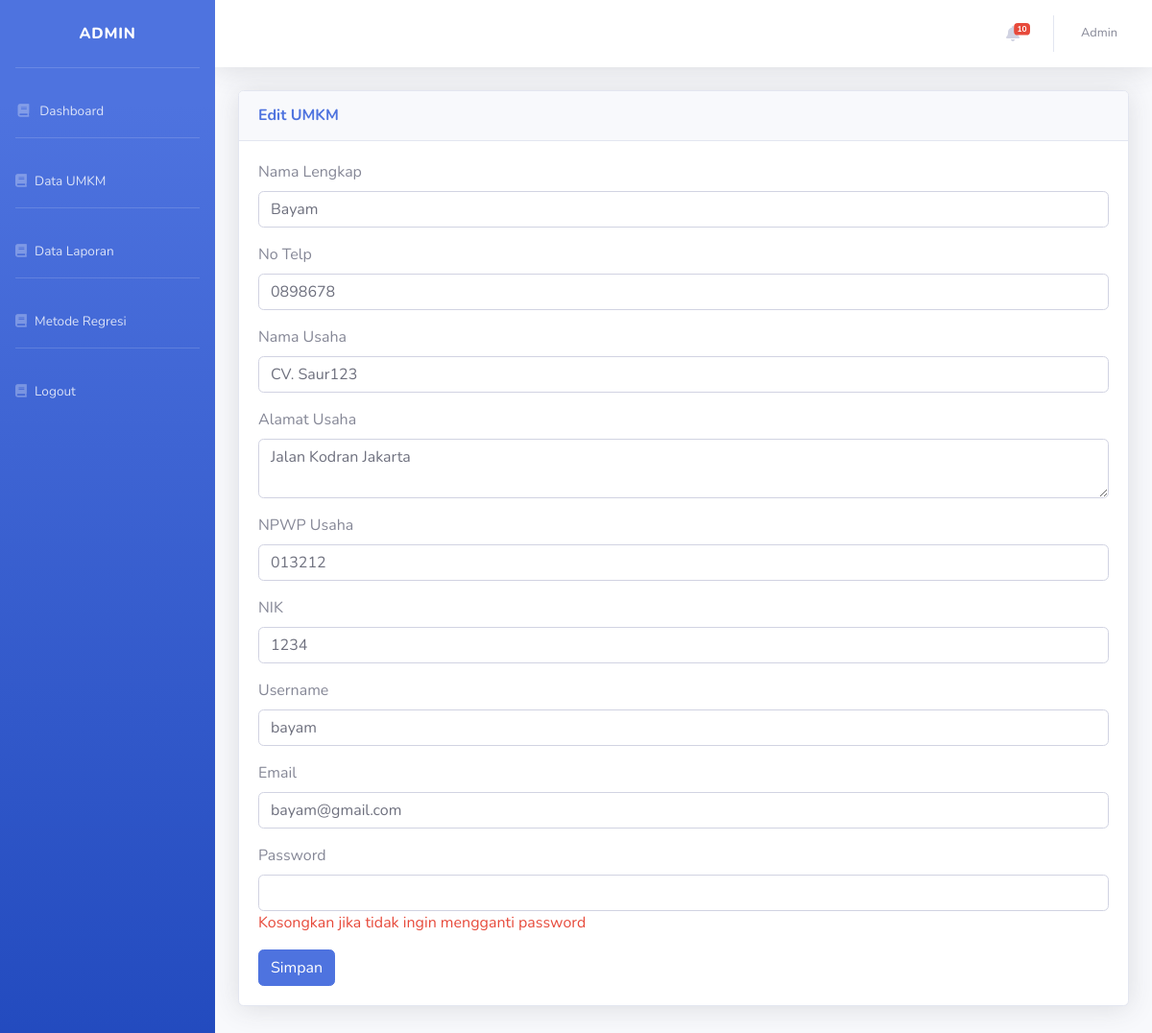
The app's page /admin/umkmedit.php?id=2 (signed in) with its own data.
### tables this page shows
CREATE TABLE `pengguna` (
  `id` int(11) NOT NULL,
  `nama` text NOT NULL,
  `username` text NOT NULL,
  `password` text NOT NULL,
  `email` text NOT NULL,
  `alamatusaha` text NOT NULL,
  `npwpusaha` text NOT NULL,
  `nik` text NOT NULL,
  `telepon` text NOT NULL,
  `namausaha` text NOT NULL,
  `bidangusaha` text NOT NULL,
  `jenisproduksi` text NOT NULL,
  `lamausaha` text NOT NULL,
  `level` text NOT NULL
);

### admin/umkmedit.php (the view, shortened to what this page needs)
<?php include 'header.php'; ?>
<?php
$ambil = $koneksi->query("SELECT * FROM pengguna WHERE id='$_GET[id]'");
$row = $ambil->fetch_assoc();
?>
<div class="row">
    <div class="col-md-12 mb-4">
        <div class="card shadow mb-4">
            <div class="card-header py-3 d-flex flex-row align-items-center justify-content-between">
                <h6 class="m-0 font-weight-bold text-primary">Edit UMKM</h6>
            </div>
            <div class="card-body">
                <form method="post" enctype="multipart/form-data">
                    <div class="form-group">
                        <label>Nama Lengkap</label>
                        <input type="text" class="form-control" name="nama" value="<?= $row['nama'] ?>" required>
                    </div>
                    <div class="form-group">
                        <label>No Telp</label>
                        <input type="number" class="form-control" name="telepon" value="<?= $row['telepon'] ?>" required>
                    </div>
                    <div class="form-group">
                        <label>Nama Usaha</label>
                        <input type="text" class="form-control" name="namausaha" value="<?= $row['namausaha'] ?>" required>
                    </div>
                    <div class="form-group">
                        <label>Alamat Usaha</label>
                        <textarea type="text" class="form-control" name="alamatusaha" required><?= $row['alamatusaha'] ?></textarea>
                    </div>
                    <div class="form-group">
                        <label>NPWP Usaha</label>
                        <input type="text" class="form-control" name="npwpusaha" value="<?= $row['npwpusaha'] ?>" required>
                    </div>
                    <div class="form-group">
                        <label>NIK</label>
                        <input type="text" class="form-control" name="nik" value="<?= $row['nik'] ?>" required>
                    </div>
                    <div class="form-group">
                        <label>Username</label>
                        <input type="text" class="form-control" name="username" value="<?= $row['username'] ?>" required>
                    </div>
                    <div class="form-group">
                        <label>Email</label>
                        <input type="email" class="form-control" name="email" value="<?= $row['email'] ?>" required>
                    </div>
                    <div class="form-group">
                        <label>Password</label>
                        <input type="password" class="form-control" name="password">
                        <span class="text-danger">Kosongkan jika tidak ingin mengganti password</span>
                    </div>
                    <button type="submit" class="btn btn-primary" name="ubah"><i class="glyphicon glyphicon-saved"></i>Simpan</button>
                </form>
            </div>
        </div>
    </div>
</div>
<?php include 'footer.php'; ?>

### records on screen
pengguna: nama "Bayam", telepon "0898678", namausaha "CV. Saur123", alamatusaha "Jalan Kodran Jakarta", npwpusaha "013212", nik "1234", username "bayam", email "bayam@gmail.com"

### other values on screen
$jumlahbelum "10"
$_SESSION['admin']['nama'] "Admin"
